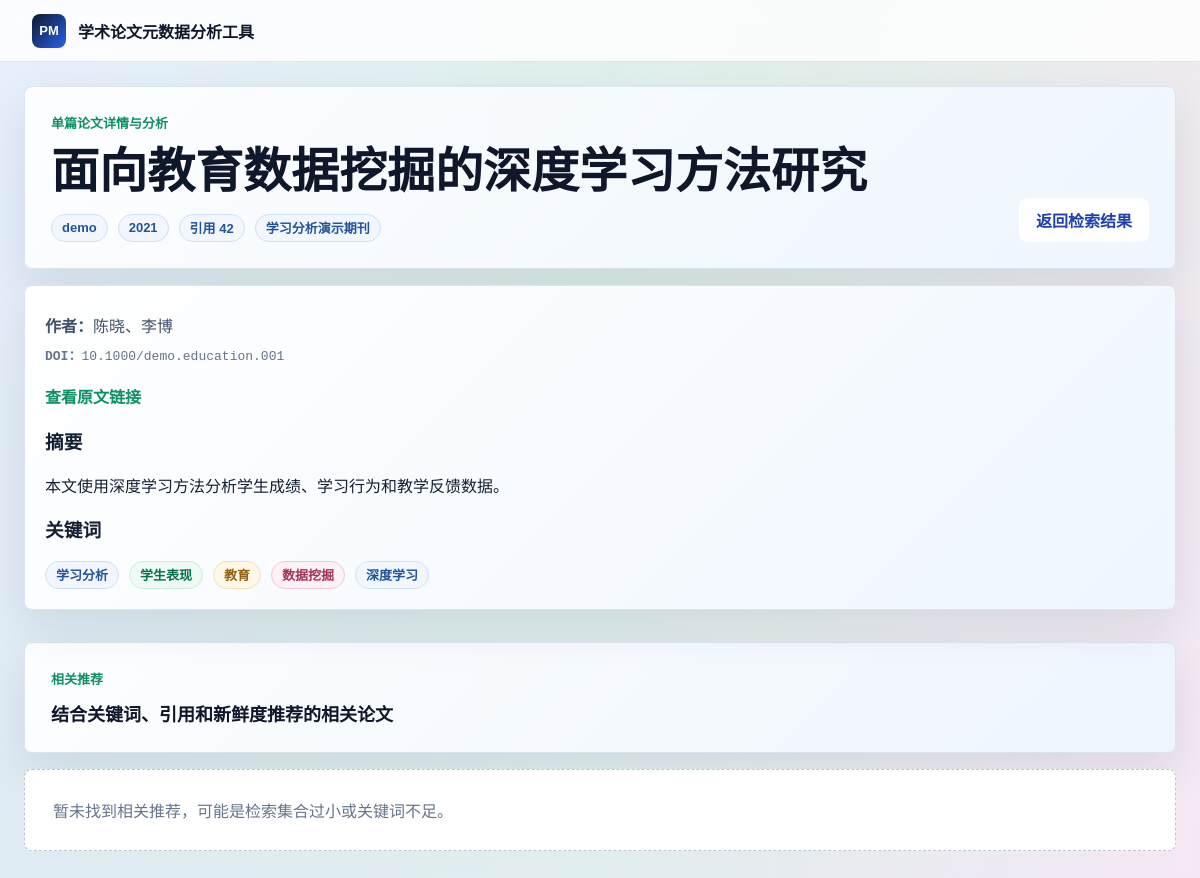
The app's page /paper/1 with its own data.
### tables this page shows
CREATE TABLE papers (
                id INTEGER PRIMARY KEY AUTOINCREMENT,
                title TEXT NOT NULL,
                doi TEXT UNIQUE,
                year INTEGER,
                journal TEXT,
                abstract TEXT,
                citation_count INTEGER DEFAULT 0,
                source TEXT,
                url TEXT,
                query TEXT,
                created_at TEXT DEFAULT CURRENT_TIMESTAMP
            , relevance_score REAL DEFAULT 0, rank_score REAL DEFAULT 0);

CREATE TABLE keywords (
                id INTEGER PRIMARY KEY AUTOINCREMENT,
                word TEXT NOT NULL UNIQUE
            );

### app.py (the view)
@app.route("/paper/<int:paper_id>")
def paper_detail(paper_id):
    target = get_paper(paper_id)
    if not target:
        return redirect(url_for("index"))
    query = request.args.get("query", "").strip()
    paper_ids = parse_paper_ids(request.args.get("ids", ""))
    if paper_ids:
        cohort = get_papers_by_ids(paper_ids)
    elif query:
        cohort = rank_papers(query, cached_query(query, include_demo=False))
    else:
        cohort = [target]
    recommendations = recommend_by_paper(target, cohort)
    cohort_stats = compute_cohort_position(target, cohort)
    ids_param = paper_ids_for_url(cohort) if paper_ids else ""
    return render_template(
        "paper_detail.html",
        paper=target,
        cohort=cohort,
        cohort_stats=cohort_stats,
        recommendations=recommendations,
        query=query,
        paper_ids=ids_param,
        back_url=url_for("search", query=query) if query else url_for("index"),
    )

### app.py (called while the page is built, shortened)
def parse_paper_ids(raw_ids):
    ids = []
    seen = set()
    for value in (raw_ids or "").split(","):
        value = value.strip()
        if not value:
            continue
    return ids

@app.context_processor
def inject_globals():
    return {"app_title": APP_TITLE}

### src/database.py (called while the page is built)
def ensure_column(conn, table, column, definition):
    columns = {
        row["name"]
        for row in conn.execute(f"PRAGMA table_info({table})").fetchall()
    }
    if column not in columns:
        conn.execute(f"ALTER TABLE {table} ADD COLUMN {column} {definition}")

def get_connection(db_path=DB_PATH):
    Path(db_path).parent.mkdir(parents=True, exist_ok=True)
    conn = sqlite3.connect(db_path)
    conn.row_factory = sqlite3.Row
    return conn

### src/recommender.py (called while the page is built, shortened)
def recommend_by_paper(target, papers, limit=5):
    if not target:
        return []
    max_citation = max((int(paper.get("citation_count") or 0) for paper in papers), default=0)
    current_year = max((int(paper.get("year") or 0) for paper in papers), default=0)
    recommendations = []
    for paper in papers:
        if paper["id"] == target["id"]:
            continue
    return sorted(recommendations, key=lambda item: item["score"], reverse=True)[:limit]

### templates/paper_detail.html (shortened to what this page needs)
{% extends "base.html" %}
{% block content %}
<section class="page-head">
  <div>
    <p class="eyebrow">单篇论文详情与分析</p>
    <h1>{{ paper.title }}</h1>
    <div class="head-meta">
      <span class="status-chip">{{ paper.source or "来源未知" }}</span>
      <span>{{ paper.year or "年份未知" }}</span>
      <span>引用 {{ paper.citation_count or 0 }}</span>
      {% if paper.journal %}<span>{{ paper.journal }}</span>{% endif %}
    </div>
  </div>
  <a class="button secondary" href="{{ back_url }}">返回检索结果</a>
</section>
<section class="paper-list">
  <article class="paper-card">
    <div class="paper-main">
      {% if paper.authors %}
        <p class="authors"><strong>作者：</strong>{{ paper.authors|join("、") }}</p>
      {% endif %}
      <p class="doi"><strong>DOI：</strong>{{ paper.doi or "暂无 DOI" }}</p>
      {% if paper.url %}
        <p><a class="text-link" href="{{ paper.url }}" target="_blank" rel="noreferrer">查看原文链接</a></p>
      {% endif %}
      {% if paper.abstract %}
        <h3>摘要</h3>
        <p>{{ paper.abstract }}</p>
      {% else %}
        <p class="muted">该论文未提供摘要。</p>
      {% endif %}
      {% if paper.keywords %}
        <h3>关键词</h3>
        <div class="tag-row">
          {% for word in paper.keywords %}
            <span>{{ word }}</span>
          {% endfor %}
        </div>
      {% endif %}
    </div>
  </article>
</section>
<section class="page-head" style="margin-top: 32px;">
  <div>
    <p class="eyebrow">相关推荐</p>
    <h2>结合关键词、引用和新鲜度推荐的相关论文</h2>
  </div>
</section>
<section class="paper-list">
  {% for item in recommendations %}
    <article class="paper-card">
      <div class="paper-main">
        <div class="paper-topline">
          <span>综合得分 {{ item.score }}</span>
          <span>关键词 {{ item.keyword_score }}</span>
          <span>引用 {{ item.citation_score }}</span>
          <span>新鲜度 {{ item.freshness_score }}</span>
        </div>
        <h2>{{ item.paper.title }}</h2>
        <p class="meta">{{ item.paper.year or "年份未知" }} · {{ item.paper.journal or "来源未知" }}</p>
        {% if item.paper.authors %}
          <p class="authors">{{ item.paper.authors[:4]|join("、") }}</p>
        {% endif %}
        <p class="doi">{{ item.paper.doi or "暂无 DOI" }}</p>
      </div>
      <div class="paper-actions">
        {% if item.paper.url %}
          <a class="text-link" href="{{ item.paper.url }}" target="_blank" rel="noreferrer">原文链接</a>
        {% endif %}
        <a class="button secondary" href="{{ url_for('paper_detail', paper_id=item.paper.id, ids=paper_ids, query=query) }}">查看该论文详情</a>
      </div>
    </article>
  {% else %}
    <div class="empty">暂未找到相关推荐，可能是检索集合过小或关键词不足。</div>
  {% endfor %}
</section>
{% endblock %}

### static/css/style.css (style rules this page uses)
:root { --bg: #eef5fb; --surface: #ffffff; --surface-soft: #f6f9fd; --text: #132033; --muted: #64748b; --line: #dbe4ef; --blue: #2563eb; --blue-dark: #1e40af; --green: #0f8f68; --amber: #b7791f; --rose: #be3b62; --purple: #7c3aed; --cyan: #0891b2; --orange: #ea580c; --ink: #0f172a; --shadow: 0 18px 45px rgba(15, 23, 42, 0.09); }
* { box-sizing: border-box; }
body { margin: 0; min-height: 100vh; background: linear-gradient(90deg, rgba(37, 99, 235, 0.08), rgba(15, 143, 104, 0.08), rgba(190, 59, 98, 0.06)), linear-gradient(135deg, #f7fbff 0, #eef7f4 42%, #f8f3ff 100%); color: var(--text); font-family: Arial, "Microsoft YaHei", "PingFang SC", sans-serif; }
a { color: inherit; text-decoration: none; }
.eyebrow { margin: 0 0 12px; color: var(--green); font-weight: 800; letter-spacing: 0; font-size: 13px; }
h1 { margin: 0; max-width: 850px; color: var(--ink); font-size: 48px; line-height: 1.16; }
h2 { margin: 0; color: var(--ink); font-size: 18px; }
.source-strip span, .status-chip, .head-meta span, .paper-topline span, .tag-row span, .form-badge { display: inline-flex; align-items: center; min-height: 28px; padding: 0 10px; border: 1px solid #cfe0f5; border-radius: 999px; background: #f2f7ff; color: #23539b; font-size: 13px; font-weight: 700; }
.source-strip span:nth-child(2), .tag-row span:nth-child(2n) { border-color: #cdebdc; background: #effaf4; color: #08704f; }
.source-strip span:nth-child(3), .tag-row span:nth-child(3n) { border-color: #f4dfb6; background: #fff8e8; color: #936113; }
.source-strip span:nth-child(4), .tag-row span:nth-child(4n) { border-color: #f2c8d7; background: #fff2f6; color: #a43159; }
button, .button { display: inline-flex; align-items: center; justify-content: center; min-height: 44px; padding: 0 16px; border: 1px solid transparent; border-radius: 8px; background: linear-gradient(135deg, #2563eb, #1d4ed8); color: #fff; font-weight: 800; cursor: pointer; transition: transform 0.15s ease, box-shadow 0.15s ease, background 0.15s ease; }
.button.secondary { background: #fff; color: var(--blue-dark); }
.score-board article, .metric, .panel, .chart, .paper-card, .workflow-card, .feature-panel { background: var(--surface); border: 1px solid var(--line); border-radius: 8px; box-shadow: var(--shadow); }
.page-head { display: flex; align-items: end; justify-content: space-between; gap: 24px; margin-bottom: 16px; padding: 26px; background: linear-gradient(135deg, rgba(255,255,255,0.96), rgba(240,247,255,0.92)), linear-gradient(90deg, rgba(37,99,235,0.12), rgba(15,143,104,0.08)); border: 1px solid var(--line); border-radius: 8px; box-shadow: var(--shadow); }
.head-meta, .actions, .paper-actions, .tag-row, .paper-topline { display: flex; flex-wrap: wrap; align-items: center; gap: 10px; }
.head-meta { margin-top: 14px; color: var(--muted); }
.paper-list { display: grid; gap: 12px; }
.paper-card { display: grid; grid-template-columns: minmax(0, 1fr) 180px; gap: 20px; align-items: center; padding: 20px; }
.paper-card:nth-child(3n + 1) { background: linear-gradient(135deg, #ffffff, #eff6ff); }
.paper-main { min-width: 0; }
.meta, .authors, .doi { margin: 8px 0 0; color: var(--muted); line-height: 1.6; }
.authors { color: #41516a; }
.doi { overflow-wrap: anywhere; font-family: Consolas, "Microsoft YaHei", monospace; font-size: 13px; }
.text-link { color: var(--green); font-weight: 800; }
.empty { padding: 28px; background: #fff; border: 1px dashed #b8c6d8; border-radius: 8px; color: var(--muted); }

### records on screen
papers: title "面向教育数据挖掘的深度学习方法研究", source "demo", year "2021", citation_count "42", journal "学习分析演示期刊", doi "10.1000/demo.education.001", abstract "本文使用深度学习方法分析学生成绩、学习行为和教学反馈数据。"
keywords: word "学习分析"
keywords: word "学生表现"
keywords: word "教育"
keywords: word "数据挖掘"
keywords: word "深度学习"

### other values on screen
{{ app_title }} "学术论文元数据分析工具"
{{ paper.authors|join("、") }} "陈晓、李博"
